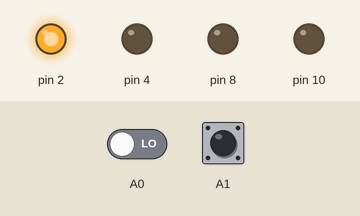
Recording of a sketch running on a simulated Arduino Uno, built with avr-gcc and run on an emulated ATmega328P. On the bench: output pins drawn as LEDs (lit = HIGH). The test bench sets the inputs (shaded band); at power-on: A1 LOW, A0 LOW. What the sketch prints to the serial monitor is not drawn.

Above: at 0.1 s.
1.3 s: A1 pulsed HIGH 2 times (0.12 s each, 0.3 s apart)
At 4.1 s:
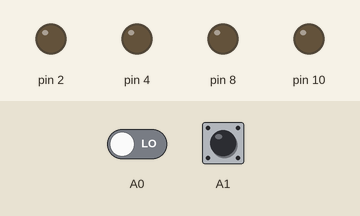
4.4 s: A0 driven HIGH
At 5.2 s:
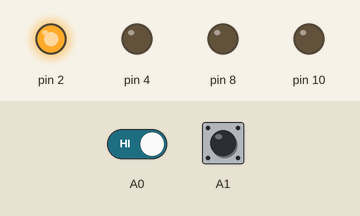
5.9 s: A0 driven LOW
At 7.9 s:
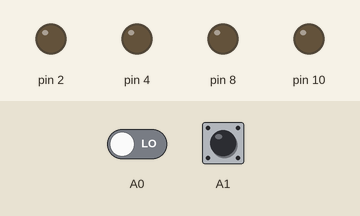
Timing chart, 0 to 9.4 s (numbered marks = the images above; inputs shaded):
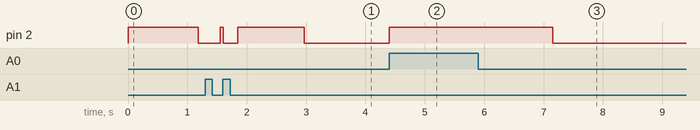

Measured:
- after the input at 1.3 s, pin 2: LOW → HIGH after 0.25 s, → LOW 0.05 s later, → HIGH 0.25 s later, → LOW 1.1 s later
- after the input at 4.4 s, pin 2: LOW → HIGH at once
- after the input at 5.9 s, pin 2: HIGH → LOW after 1.3 s

The sketch:

sterowanie_v0_1.ino
```cpp
// A0 - Błękitny, wewnętrzny
// A1 - Zielony, zewnętrzny
// Błękitny do białego drukarki
// Fioletowy do czarnego drukarki
#include <Arduino.h>
#include "BasicStepperDriver.h"

#define MOTOR_STEPS 200
#define RPM 60 // domyślnie 120

int in1 = 0;
int lastIn = 0;
int count = 0;
int stanMoj = 0; //Zmienna określająca stan drukarki
char sensor[4] = {0, 1, 3, 2};

void setup()
{
  Serial.begin(9600);
  pinMode(1, OUTPUT);
  pinMode(2, OUTPUT);
  pinMode(4, OUTPUT);
  pinMode(8, OUTPUT);
  pinMode(10, OUTPUT);
  digitalWrite(4, LOW);
  digitalWrite(10, LOW);
  pinMode(A0, INPUT);
  pinMode(A1, INPUT);
  pinMode(2, OUTPUT);
}

void loop()
{
  in1 = digitalRead(A0)|digitalRead(A1)<<1;
  Serial.println(in1);


  if(in1 == 1 || in1 == 2)
  {
    stanMoj = in1;
    count = 0;
  }
  else //jesli nic sie nie zmienia, to chwile czekamy, czy to nie suszum
  {
    count++;
    if(count > 30) //bezwladnosc ukladu, filtruje przypadkowe sygnaly
    {
      stanMoj = in1;
    }
  }
  if(stanMoj == 2)
  { //tu jest problem
    if(count > 300)
    {
      digitalWrite(2, HIGH);
    }
    else
    {
      digitalWrite(2, LOW);
    }
    //Serial.println("wysoko");
  }
  else
  { //tu jest problem
    if(count > 300)
    {
      digitalWrite(2, LOW);
    }
    else
    {
      digitalWrite(2, HIGH);
    }

    //Serial.println("nisko");
  }
  Serial.print("\t");
  delay(1);
}
```
